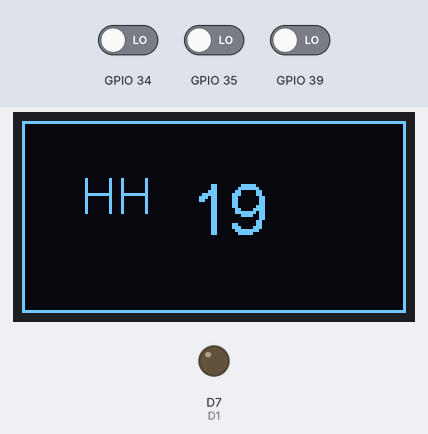
A program run on a simulated ESP8266 (NodeMCU). On the bench: 128×64 one-colour display, output pins drawn as LEDs (lit = HIGH). The inputs (shaded band) are chosen by the test bench; at power-on: GPIO 35 LOW, GPIO 34 LOW, GPIO 39 LOW. What the program prints to the serial monitor is not drawn.

Above: at 1.2 s.
1.3 s: GPIO 35 driven HIGH
At 1.84 s:
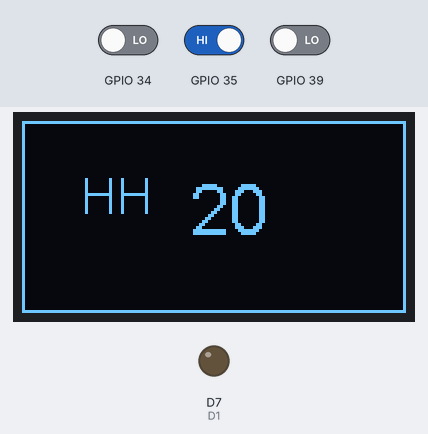
4.0 s: GPIO 34 driven HIGH
At 5.38 s:
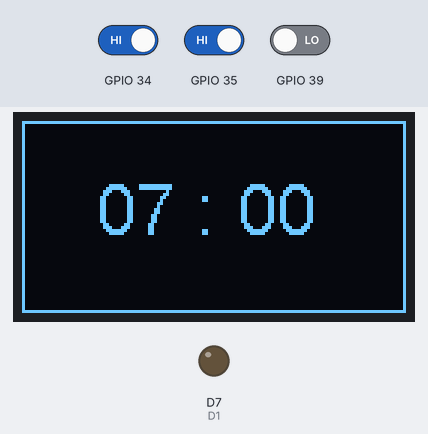
6.6 s: GPIO 39 driven HIGH
8.3 s: GPIO 34 driven LOW
At 8.69 s:
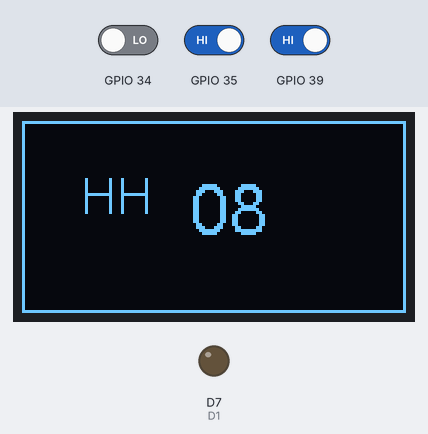
Timing chart, 0 to 11.0 s (numbered marks = the images above; inputs shaded):
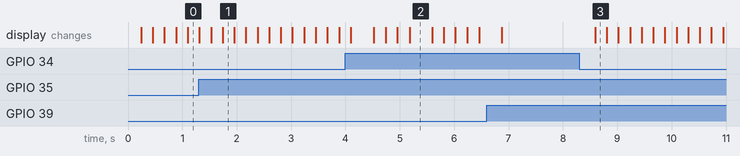

Measured:
- after the input at 8.3 s, the display: changes after 0.29 s (image 3)
- what the display in image 2 shows lasts 0.4 s, from 5.2 s to 5.6 s

The program:

main.cpp
```cpp
 #include <Arduino.h>
/*
#include "esp32_snir.h"
#include "clavier.h"
#include "cadran.h"

uint8_t touches[] = {BP1, BP2, BP3};
Clavier leClavier(touches);
Cadran *leCadran;

void setup()
{
    Serial.begin(115200);
    leCadran = new Cadran;
}

void loop()
{
    Clavier::TOUCHES_CLAVIER laTouche = leClavier.Scruter();

    switch (laTouche)
    {
    case Clavier::MODE:
        Serial.println("Mode");
        leCadran->Afficher("Mode", laTouche);
        break;
    case Clavier::PLUS:
        Serial.println("Plus");
        leCadran->Afficher("Plus", laTouche);
        break;
    case Clavier::MOINS:
        Serial.println("Moins");
        leCadran->Afficher("Moins", laTouche);
        break;
    default:
        leCadran->Afficher(0, 0);
        break;
    }

}
*/

#include "reveil.h"

Reveil *unReveil;


/**
 * @brief setup
 * @details Réalise l'initialisation de l'horloge
 */
void setup()
{
      unReveil = new Reveil;
      Serial.begin(115200);
}

/**
 * @brief loop
 * @details Boucle infinie pour le contrôle de l'horloge
 */
void loop()
{
    unReveil->Controler();
    //uneHorloge->ActualiserHeure();
}

//#include "cadran.h"
//#include "esp32_snir.h"
//
//Cadran *leCadran;
//
//void setup()
//{
//    pinMode(BP1,INPUT);
//    pinMode(BP2,INPUT);
//    leCadran = new Cadran(15,10);
//}
//
//void loop()
//{
//    if(digitalRead(BP1) == LOW)
//        leCadran->Afficher("Alarme", "ON");
//    if(digitalRead(BP2) == LOW)
//        leCadran->Afficher("Alarme", "OFF");
//}

//#include "sonnerie.h"
//#include "esp32_snir.h"
//
//Sonnerie laSonnerie;
//
//void setup()
//{
//    pinMode(BP1,INPUT);
//    pinMode(BP2,INPUT);
//}
//
//void loop()
//{
//    if(digitalRead(BP1) == LOW)
//        laSonnerie.Declencher();
//    if(digitalRead(BP2) == LOW)
//        laSonnerie.Arreter();
//}
```

cadran.h
```cpp
/*
 * File:   Cadran.h
 * Author: philippe
 *
 * Created on 4 janvier 2024, 08:55
 */

#include <SSD1306.h>

#ifndef CADRAN_H
#define CADRAN_H

class Cadran : public SSD1306 {
public:
    Cadran(const int16_t _dx = 20, const int16_t _dy = 16);
    void Afficher(const int _heures, const int _minutes);
    void Afficher(const String _texte, const int _valeur);
    void Afficher(const String _texte, const String _valeur);

private:
    int16_t dx;
    int16_t dy;
};

#endif /* CADRAN_H */
```

clavier.h
```cpp
/*
 * File:   Clavier.h
 * Author: philippe
 *
 * Created on 3 janvier 2024, 15:12
 */

#ifndef CLAVIER_H
#define CLAVIER_H

#include <Arduino.h>

class Clavier {

public:
   enum TOUCHES_CLAVIER
   {
        AUCUNE = -1,
        MODE,
        PLUS,
        MOINS,
    };

    Clavier(const uint8_t _lesBoutonsPoussoirs[], const int _nbPoussoirs=3);
    ~Clavier();
    TOUCHES_CLAVIER Scruter();

private:
    uint8_t *lesBoutonsPoussoirs;
    int nbPoussoirs;
};

#endif /* CLAVIER_H */

#define TOTO
```

esp32_snir.h
```cpp
/*
 * File:   esp32_snir.h
 * Author: philippe
 *
 * Created on 4 janvier 2024, 08:31
 */

#ifndef ESP32_SNIR_H
#define ESP32_SNIR_H

#define BP1 39 // définition des boutons-poussoirs
#define BP2 34
#define BP3 35

#define SW 23 // définition de l’interrupteur

#define LED 2 // définition de la LED bleue sur le board ESP32
#define D1 13 // définition de la LED rouge
#define D2 12 // définition de la LED verte

#define ADD_OLED 0x3C // adresse de l’afficheur OLED sur le bus I2C

#define DATALEDS 19 // définition du GPIO pour la commande des LED RGB
#define NB_PIXELS 4 // nombre de pixels sur la carte.

#define ADC_LDR 36 // définition du GPIO pour la conversion analogique numérique

#define RELAY_1 27 // définition du GPIO pour le relais 1
#define RELAY_2 14 // définition du GPIO pour le relais 2

#define TX_RS232 17 // définition de la broche de transmission pour la RS232
#define RX_RS232 16 // définition de la broche de réception pour la RS232

#define TEMP 18 // définition du bus 1-wire pour le capteur de température

#define PWM 2 // définition du GPIO pour le servomoteur

#endif /* ESP32_SNIR_H */
```

horloge.h
```cpp
// (licence header left out)
/*
 * File:   Horloge.h
 * Author: philippe
 *
 * Created on 4 janvier 2024, 11:38
 */

#ifndef HORLOGE_H
#define HORLOGE_H

#include <Arduino.h>
#include "clavier.h"
#include "cadran.h"
#include "esp32_snir.h"

#define MINUTE_ECOULEE 60000


class Horloge {
public:
    Horloge(const short _resolution = 24, const short _nbMode = 3);
    ~Horloge();
    bool AvancerMinutes();
    void AvancerHeures();
    void ReculerMinutes();
    void ReculerHeures();
    void ChangerMode();
    void ActualiserHeure();
    void Controler();

    enum MODES_HORLOGE // déclaration des modes de l’horloge
    {
        AUCUN_REGLAGE,
        REGLAGE_HEURES,
        REGLAGE_MINUTES
    };

  protected:
    int heures;
    int minutes;
    const int resolution;
    const short nbMode;
    MODES_HORLOGE mode;

    uint64_t tempsPrec;  /// Valeur précédente du temps


    Clavier *leClavier ;
    const uint8_t touches[3] = {BP1,BP2,BP3};
    Clavier::TOUCHES_CLAVIER toucheEnfoncee;

    Cadran *leCadran;
};

#endif /* HORLOGE_H */
```

reveil.h
```cpp
// (licence header left out)
/*
 * File:   Reveil.h
 * Author: nbertault
 *
 * Created on 23 janvier 2024, 08:45
 */

#ifndef REVEIL_H
#define REVEIL_H
#include "horloge.h"
#include "sonnerie.h"

class Reveil : public Horloge {
public:

    enum MODES_REVEIL
    {
        REGLAGE_HEURES_ALARME = 3,
        REGLAGE_MINUTES_ALARME,
        ACTIVATION_ALARME
    };

    Reveil(const short _resolution = 24, const short _nbMode = 6);
    void AvancerHeureAlarme();
    void AvancerMinuteAlarme();
    void ReculerHeureAlarme();
    void ReculerMinuteAlarme();
    void SurveillerAlarme();
    void Controler();
private:
    int heureAlarme;
    int minuteAlarme;
    bool alarme;
    bool enAlarme;

    Sonnerie laSonnerie;
};

#endif /* REVEIL_H */
```

sonnerie.h
```cpp
// (licence header left out)
/*
 * File:   Sonnerie.h
 * Author: nbertault
 *
 * Created on 23 janvier 2024, 08:30
 */

#ifndef SONNERIE_H
#define SONNERIE_H
#include <Arduino.h>
#include "esp32_snir.h"

class Sonnerie {
public:
    Sonnerie(const uint8_t _broche = D1);
    void Declencher();
    void Arreter();
private:
    const uint8_t broche;

};

#endif /* SONNERIE_H */
```

cadran.cpp
```cpp
/*
 * File:   Cadran.cpp
 * Author: philippe
 *
 * Created on 4 janvier 2024, 08:55
 */

#include "cadran.h"
#include "esp32_snir.h"

Cadran::Cadran(const int16_t _dx, const int16_t _dy) :
SSD1306(ADD_OLED, SDA, SCL),
dx(_dx),
dy(_dy)
{
    init();
    flipScreenVertically();
    clear();
    drawRect(0, 0, 128, 64);
    display();
}

/**
 * @brief Cadran::Afficher
 * @details : Affiche les heures et le minutes séparées par ':'
 * @param _heures   valeurs des heures
 * @param _minutes  valeurs des minutes
 */
void Cadran::Afficher(const int _heures, const int _minutes)
{
    String heuresMinutes;

    if (_heures < 10)
        heuresMinutes += '0';
    heuresMinutes += _heures;
    heuresMinutes += " : ";
     if (_minutes < 10)
        heuresMinutes += '0';
    heuresMinutes += _minutes;

    clear();
    drawRect(0, 0, 128, 64);
    setFont(ArialMT_Plain_24);
    drawString(dx + 5, dy, heuresMinutes);
    display();
}

/**
 * @brief Cadran::Afficher
 * @details : Affiche un texte en police 16 et une valeur en police 32
 * @param _texte    Le texte indiquant la fonction
 * @param _valeur   La valeur à afficher
 */
void Cadran::Afficher(const String _texte, const int _valeur)
{
    clear();
    drawRect(0, 0, 128, 64);
    setFont(ArialMT_Plain_16);
    String s1 = _texte + "   ";
    drawString(dx, dy, s1);
    int pos = getStringWidth(s1);
    s1.clear();
    if (_valeur < 10)
        s1 = "0";
    s1 += _valeur;
    setFont(ArialMT_Plain_24);
    drawString(dx + pos, dy, s1);
    display();
}

void Cadran::Afficher(const String _texte, const String _valeur)
{
    clear();
    drawRect(0, 0, 128, 64);
    setFont(ArialMT_Plain_16);
    String s1 = _texte + "   ";
    drawString(dx, dy, s1);
    int pos = getStringWidth(s1);
    setFont(ArialMT_Plain_24);
    drawString(dx + pos, dy, _valeur);
    display();
}
```

clavier.cpp
```cpp
/*
 * File:   Clavier.cpp
 * Author: philippe
 *
 * Created on 3 janvier 2024, 15:12
 */

#include "clavier.h"

Clavier::Clavier(const uint8_t _lesBoutonsPoussoirs[], const int _nbPoussoirs) :
nbPoussoirs(_nbPoussoirs)
{
    lesBoutonsPoussoirs = new uint8_t[nbPoussoirs];
    for (int indice = 0; indice < nbPoussoirs; indice++)
    {
        lesBoutonsPoussoirs[indice] = _lesBoutonsPoussoirs[indice];
        pinMode(lesBoutonsPoussoirs[indice], INPUT);
    }
}

Clavier::~Clavier()
{
    delete[] lesBoutonsPoussoirs;
}

Clavier::TOUCHES_CLAVIER Clavier::Scruter()
{
    TOUCHES_CLAVIER retour = AUCUNE;
    for (int indice = 0; indice < nbPoussoirs; indice++)
    {
        if (digitalRead(lesBoutonsPoussoirs[indice]) == LOW)
            retour = static_cast<TOUCHES_CLAVIER> (indice);
        Serial.println(retour);
    }
    delay(200);

    return retour;
}


int t;
```

horloge.cpp
```cpp
// (licence header left out)
/*
 * File:   Horloge.cpp
 * Author: philippe
 *
 * Created on 4 janvier 2024, 11:38
 */

#include "horloge.h"

/**
 * @brief Horloge::Horloge
 * @details     Constructeur de l'horloge initialise les attributs et les relations de composition
 * @param _nbMode       /// Nombre de modes de l'horloge
 * @param _resolution   /// Résolution de l'horloge par défaut 24
 */
Horloge::Horloge(const short _resolution, const short _nbMode) :
heures(0),
minutes(0),
resolution(_resolution),
nbMode(_nbMode),
mode(AUCUN_REGLAGE)
{
    leCadran = new Cadran;
    leClavier = new Clavier(touches);
    tempsPrec = millis();
}

/**
 * @brief Horloge::~Horloge
 * @details     Destructeur de la classe, libère la mémoire obtenu pour les compositions
 */
Horloge::~Horloge()
{
    delete leCadran;
    delete leClavier;
}

/**
 * @brief Horloge::AvancerHeures
 * @details     Avance les heures
 * @return      vrai si la résolution a été atteinte, faux sinon
 */
bool Horloge::AvancerMinutes()
{
    bool retour = false;
    if (++minutes == 60)
    {
        minutes = 0;
        retour = true;
    }
    return retour;
}

/**
 * @brief Horloge::AvancerMinutes
 * @details     Avance les minutes
 */
void Horloge::AvancerHeures()
{
    if (++heures == resolution)
        heures = 0;
}

/**
 * @brief Horloge::ReculerMinutes
 * @details     Recule les minutes
 */
void Horloge::ReculerMinutes()
{
    if (--minutes == -1)
        minutes = 59;
}

/**
 * @brief Horloge::ReculerHeures
 * @details     Recule les heures
 */
void Horloge::ReculerHeures()
{
    if (--heures < 0)
        heures = resolution - 1;
}

/**
 * @brief Horloge::ChangerMode
 * @details     Passe au mode suivant en tenant compte du nombre de mode
 */
void Horloge::ChangerMode()
{
    mode = static_cast<MODES_HORLOGE> ((mode + 1) % nbMode);
    toucheEnfoncee = Clavier::AUCUNE;
}

/**
 * @brief Horloge::ActualiserHeure
 * @details     Actualise les heures et les minutes si une minute est écoulée
 *              Réalise l'affichage sur l'écran. La fonction est non bloquante.
 */
void Horloge::ActualiserHeure()
{
    uint64_t valCourante = millis();

    if (valCourante - tempsPrec > MINUTE_ECOULEE) // à modifier pour aller plus vite pour le test, valeur en mili-secondes
    {
        tempsPrec = valCourante;
        if (AvancerMinutes())
            AvancerHeures();
    }
    leCadran->Afficher(heures, minutes);

}

/**
 * @brief Horloge::Controler
 * @details             Assure la gestion de l'horloge
 */
void Horloge::Controler()
{
    switch (mode)
    {
    case AUCUN_REGLAGE:

        if (toucheEnfoncee == Clavier::MODE)
            ChangerMode();
        else ActualiserHeure();
        break;

    case Horloge::REGLAGE_HEURES:
        switch (toucheEnfoncee)
        {
        case Clavier::PLUS:
            AvancerHeures();
            break;
        case Clavier::MOINS:
            ReculerHeures();
            break;
        case Clavier::MODE:
            ChangerMode();
            break;
        default:
            break;
        }
        leCadran->Afficher("HH", heures);
        break;

    case REGLAGE_MINUTES:
        switch (toucheEnfoncee)
        {
        case Clavier::PLUS:
            AvancerMinutes();
            break;
        case Clavier::MOINS:
            ReculerMinutes();
            break;
        case Clavier::MODE:
            ChangerMode();
            break;
        default:
            break;
        }
        leCadran->Afficher("MM", minutes);
        break;
    }
    toucheEnfoncee = leClavier->Scruter();
}
```

reveil.cpp
```cpp
// (licence header left out)
/*
 * File:   Reveil.cpp
 * Author: nbertault
 *
 * Created on 23 janvier 2024, 08:45
 */

#include "reveil.h"

Reveil::Reveil(const short  _resolution, const short _nbMode) :
Horloge(_resolution, _nbMode),
heureAlarme(0),
minuteAlarme(0),
alarme(false),
enAlarme(false)
{
}

void Reveil::AvancerHeureAlarme()
{
    heureAlarme++;
    if(heureAlarme == resolution)
        heureAlarme = 0;
}

void Reveil::AvancerMinuteAlarme()
{
    minuteAlarme++;
    if(minuteAlarme == 60)
        minuteAlarme = 0;
}

void Reveil::ReculerHeureAlarme()
{
    heureAlarme--;
    if(heureAlarme < 0)
        heureAlarme = resolution-1;
}

void Reveil::ReculerMinuteAlarme()
{
    minuteAlarme--;
    if(minuteAlarme < 0)
        minuteAlarme = 59;
}

void Reveil::SurveillerAlarme()
{
    if(alarme == true)
        if(heureAlarme == heures && minuteAlarme == minutes)
        {
            laSonnerie.Declencher();
            enAlarme = true;
        }
}

void Reveil::Controler()
{
    Horloge::Controler();
    switch(mode)
    {
        case AUCUN_REGLAGE:
            SurveillerAlarme();
            if((toucheEnfoncee == Clavier::MOINS || toucheEnfoncee == Clavier::PLUS) && enAlarme)
            {
                laSonnerie.Arreter();
                enAlarme = false;
            }
            break;
        case REGLAGE_HEURES_ALARME:
            switch(toucheEnfoncee)
            {
                case Clavier::PLUS :
                    Serial.println("BP2");
                    AvancerHeureAlarme();
                    break;
                case Clavier::MOINS :
                    ReculerHeureAlarme();
                    break;
                case Clavier::MODE:
                    ChangerMode();
                    break;
            }
            leCadran->Afficher("HA",heureAlarme);
            break;
        case REGLAGE_MINUTES_ALARME:
            switch(toucheEnfoncee)
            {
                case Clavier::PLUS :
                    AvancerMinuteAlarme();
                    break;
                case Clavier::MOINS :
                    ReculerMinuteAlarme();
                    break;
                case Clavier::MODE:
                    ChangerMode();
                    break;
            }
            leCadran->Afficher("MA",minuteAlarme);
            break;
        case ACTIVATION_ALARME:
            switch(toucheEnfoncee)
            {
                case Clavier::PLUS :
                    alarme = true;
                    break;
                case Clavier::MOINS :
                    alarme = false;
                    break;
                case Clavier::MODE:
                    ChangerMode();
                    break;
            }
            if(alarme)
                leCadran->Afficher("Alarme", "ON");
            else
                leCadran->Afficher("Alarme", "OFF");
            break;
    }
}
```

sonnerie.cpp
```cpp
// (licence header left out)
/*
 * File:   Sonnerie.cpp
 * Author: nbertault
 *
 * Created on 23 janvier 2024, 08:30
 */

#include "sonnerie.h"

Sonnerie::Sonnerie(const uint8_t _broche) :
broche(_broche)
{
    pinMode(broche,OUTPUT);
    digitalWrite(broche,LOW);
}

void Sonnerie::Declencher()
{
    digitalWrite(broche,HIGH);
}


void Sonnerie::Arreter()
{
    digitalWrite(broche,LOW);
}
```
